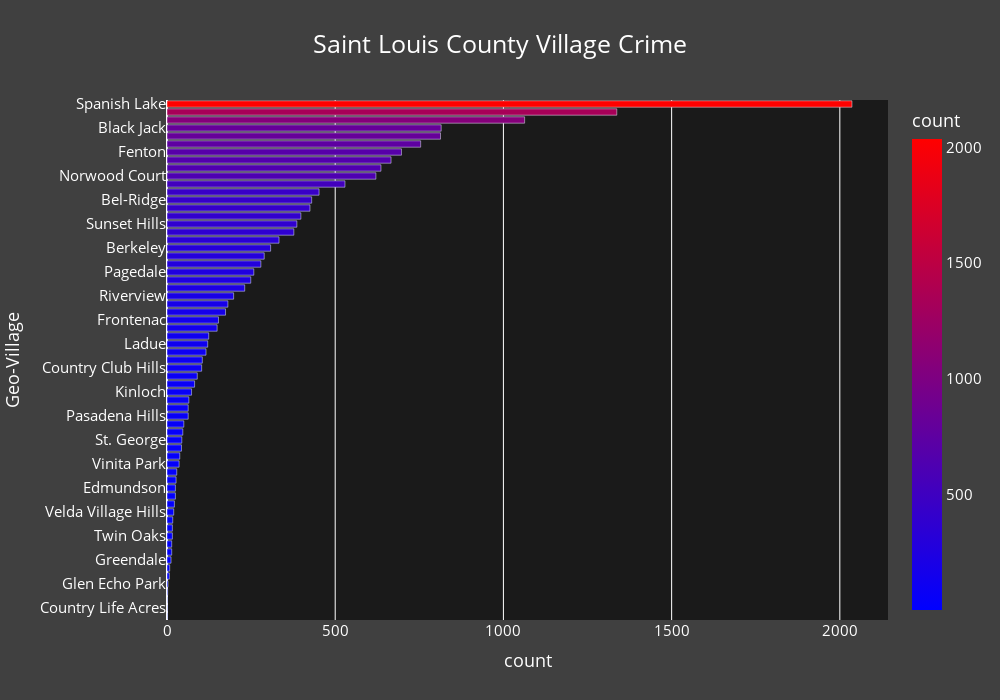

Notebook code cell kept with this figure:
### Code cell
# Create Value Count DataFrame
stl_df_Villages_vc = pd.DataFrame(stl_df['Geo-Village'].value_counts().reset_index())

# Create BarChart
stl_df_Villages_BarChart = px.bar(stl_df_Villages_vc,     # DataFrame
             x='count',                                                       # X Column
             y='Geo-Village',                                            # y Column
             color='count',                                        # Color Variable
             title="Saint Louis County Village Crime",       # Title of Map
             color_continuous_scale=px.colors.sequential.Bluered,
             orientation='h',                                                 # Chart Orientation
             height=700,                                                      # Height of Chart
             width=1000)                                                      # Width of Chart

# Update Layout Information
stl_df_Villages_BarChart.update_layout(title_x=0.5,                                 # X Position of Title
                                       title_y=0.95,                                # y Position of Title
                                       font_color="White",
                                       font_size=15,
                                       title_font_color="White",
                                       title_font_size=25,
                                       paper_bgcolor='rgba(17,17,17, .8)',
                                       plot_bgcolor='rgba(17,17,17, .8)',
                                       yaxis=dict(autorange="reversed"))     # Set Title Size & Color  

# Display Chart
stl_df_Villages_BarChart.show()

### Figure 1 — Plotly figure (JSON) as saved in the notebook; plotly's stock layout.template omitted (floating-point values rounded to 4 significant figures)
{"data": [{"alignmentgroup": "True", "hovertemplate": "count=%{marker.color}<br>Geo-Village=%{y}<extra></extra>", "legendgroup": "", "marker": {"color": [2036, 1337, 1063, 815, 813, 754, 697, 666, 636, 621, 529, 452, 430, 425, 398, 386, 377, 333, 308, 289, 279, 258, 249, 231, 198, 181, 174, 153, 149, 124, 121, 116, 105, 103, 90, 82, 73, 65, 63, 63, 50, 47, 44, 43, 38, 36, 29, 27, 25, 25, 22, 20, 17, 16, 16, 14, 14, 12, 8, 7, 3, 2, 1, 1, 1], "coloraxis": "coloraxis", "pattern": {"shape": ""}}, "name": "", "offsetgroup": "", "orientation": "h", "showlegend": false, "textposition": "auto", "type": "bar", "x": [2036, 1337, 1063, 815, 813, 754, 697, 666, 636, 621, 529, 452, 430, 425, 398, 386, 377, 333, 308, 289, 279, 258, 249, 231, 198, 181, 174, 153, 149, 124, 121, 116, 105, 103, 90, 82, 73, 65, 63, 63, 50, 47, 44, 43, 38, 36, 29, 27, 25, 25, 22, 20, 17, 16, 16, 14, 14, 12, 8, 7, 3, 2, 1, 1, 1], "xaxis": "x", "y": ["Spanish Lake", "Richmond Heights", "Maplewood", "Black Jack", "Old Jamestown", "Castle Point", "Fenton", "Glasgow Village", "Brentwood", "Norwood Court", "Saint John", "Sappington", "Bel-Ridge", "Dellwood", "Valley Park", "Sunset Hills", "Breckenridge Hills", "Woodson Terrace", "Berkeley", "Moline Acres", "Shrewsbury", "Pagedale", "Olivette", "Normandy", "Riverview", "Ellisville", "Flordell Hills", "Frontenac", "Marlborough", "Green Park", "Ladue", "Pine Lawn", "Cool Valley", "Country Club Hills", "Rock Hill", "Wellston", "Kinloch", "Oakland", "Bel-Nor", "Pasadena Hills", "Wilbur Park", "Hanley Hills", "St. George", "Winchester", "Charlack", "Vinita Park", "Hillsdale", "Northwoods", "Edmundson", "Bellerive", "Lakeshire", "Velda Village Hills", "Sycamore Hills", "Pasadena Park", "Twin Oaks", "Bella Villa", "Huntleigh", "Greendale", "Westwood", "Crystal Lake Park", "Glen Echo Park", "Glendale", "Warson Woods", "Country Life Acres", "Uplands Park"], "yaxis": "y"}], "layout": {"barmode": "relative", "coloraxis": {"colorbar": {"title": {"text": "count"}}, "colorscale": [[0, "rgb(0,0,255)"], [1, "rgb(255,0,0)"]]}, "font": {"color": "White", "size": 15}, "height": 700, "legend": {"tracegroupgap": 0}, "paper_bgcolor": "rgba(17,17,17, .8)", "plot_bgcolor": "rgba(17,17,17, .8)", "title": {"font": {"color": "White", "size": 25}, "text": "Saint Louis County Village Crime", "x": 0.5, "y": 0.95}, "width": 1000, "xaxis": {"anchor": "y", "domain": [0, 1], "title": {"text": "count"}}, "yaxis": {"anchor": "x", "autorange": "reversed", "domain": [0, 1], "title": {"text": "Geo-Village"}}}}
